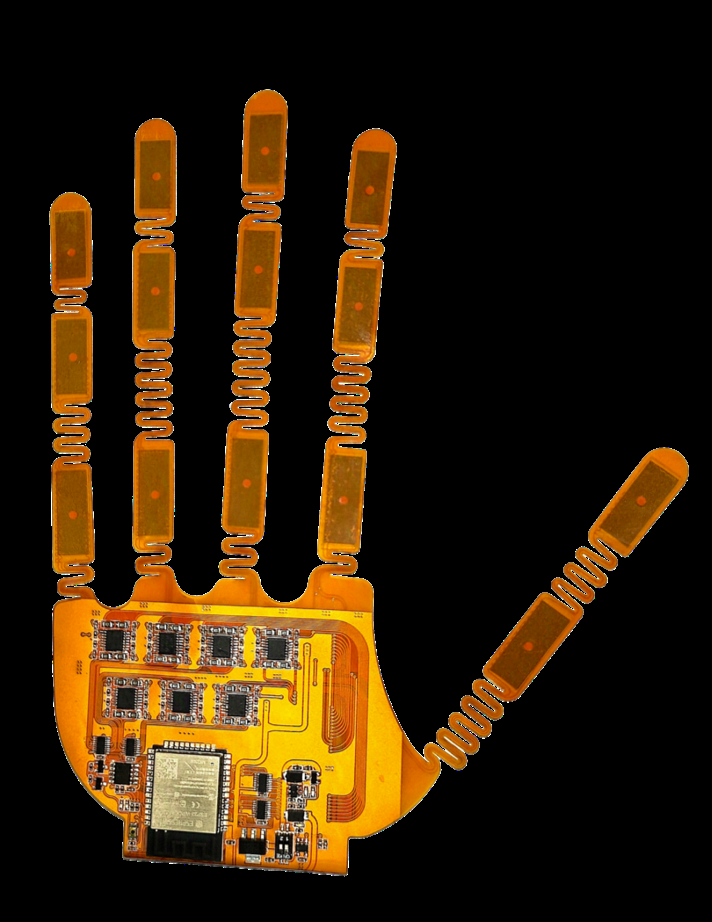
#> input picture ui/assets/reference/hsad_fpc_front.png, 712 x 922 px
$ python trace_reference_fpc.py ../../assets/reference/hsad_fpc_front.png
#> lines starting #> are read from the running program, lines starting #| are printed output that depends on the picture; after the words box and inside, x2 and y2 are one past the last pixel; in counts of white or black regions, pixels touching at a corner belong together
"""Trace the front-view reference. Run with Python plus OpenCV and Shapely 2.1.
Pass the intermediate JSON path as the sole argument, then pass it to the Blender builder.
All measurements here are in pixels of the 712 x 922 reference.
"""
import json
import sys
from pathlib import Path

import cv2
import numpy as np
from shapely import Polygon, box, constrained_delaunay_triangles, make_valid

root = Path(__file__).resolve().parents[2]
image = cv2.imdecode(np.fromfile(root / "assets/reference/hsad_fpc_front.png", np.uint8), -1)
#> image is the input picture: shape (922, 712, 4); mean B, G, R, A 7.3, 30.1, 47.9, 64.3
assert image.shape == (922,712,4)
mask = (image[:,:,3] >= 128).astype("uint8")
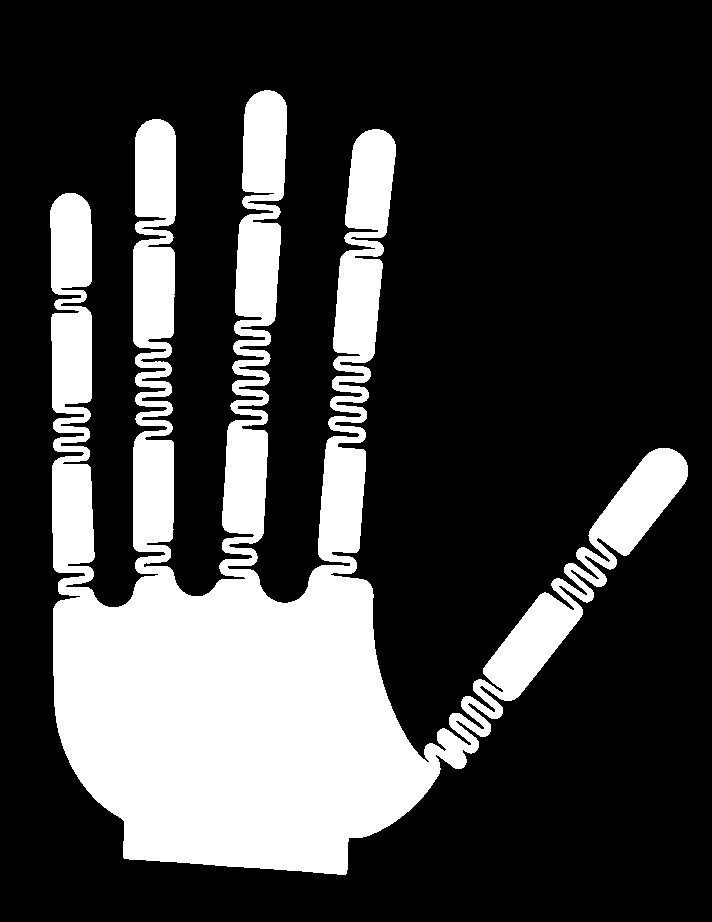
#> mask: shape (922, 712); values 0 (black) and 1 (white), 25.2% white; 1 white region
contours, _ = cv2.findContours(mask, cv2.RETR_EXTERNAL, cv2.CHAIN_APPROX_NONE)
#> contours = 1 contour; box (x1, y1, x2, y2) and area: (50, 90, 688, 875) 160910
outline = make_valid(Polygon(max(contours, key=cv2.contourArea)[:,0,:])).simplify(.65)
remaining = outline
patches = []


# [32 lines left out: functions polygons, patch, not called in this run]


# IC bodies and surrounding terminals retain distinct relief and photo coordinates.
def package(name, corners, height, kind):
    patch(name,kind,Polygon(corners),height)


# Register bottom-side PCB placements to the photographed U1-U7 centers.
from shapely.affinity import affine_transform, rotate, scale, translate
from shapely.ops import unary_union
#> (the run stopped early here; a loop or call above may not have finished)
